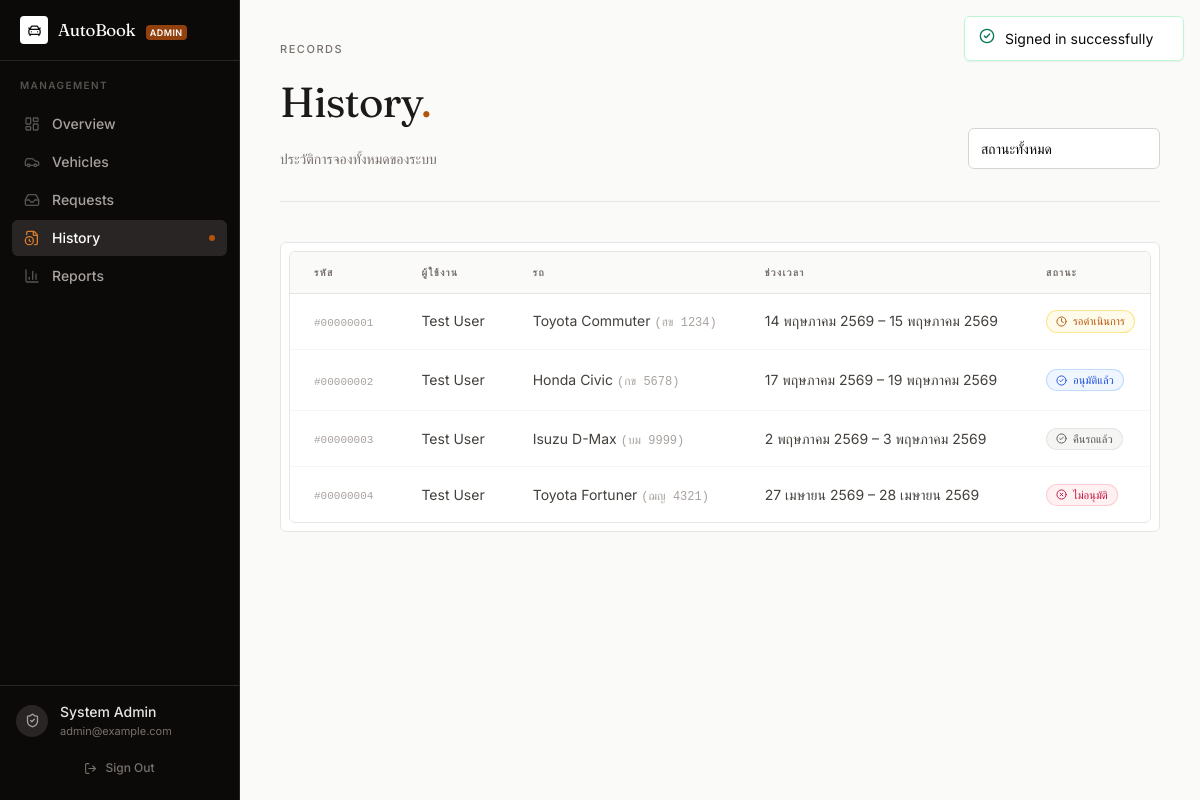
The app's page /admin/bookings.php (signed in) with its own data.
### tables this page shows
CREATE TABLE `users` (
  `id`         INT UNSIGNED NOT NULL AUTO_INCREMENT,
  `name`       VARCHAR(120)  NOT NULL,
  `email`      VARCHAR(160)  NOT NULL,
  `password`   VARCHAR(255)  NOT NULL,
  `role`       ENUM('admin','user') NOT NULL DEFAULT 'user',
  `phone`      VARCHAR(30)   DEFAULT NULL,
  `created_at` TIMESTAMP     NOT NULL DEFAULT CURRENT_TIMESTAMP,
  `updated_at` TIMESTAMP     NOT NULL DEFAULT CURRENT_TIMESTAMP ON UPDATE CURRENT_TIMESTAMP,
  PRIMARY KEY (`id`),
  UNIQUE KEY `uniq_users_email` (`email`)
);

CREATE TABLE `bookings` (
  `id`          INT UNSIGNED NOT NULL AUTO_INCREMENT,
  `user_id`     INT UNSIGNED NOT NULL,
  `car_id`      INT UNSIGNED NOT NULL,
  `start_date`  DATE         NOT NULL,
  `end_date`    DATE         NOT NULL,
  `destination` VARCHAR(255) NOT NULL,
  `reason`      TEXT         NOT NULL,
  `phone`       VARCHAR(30)  NOT NULL,
  `status`      ENUM('pending','approved','rejected','completed') NOT NULL DEFAULT 'pending',
  `admin_note`  TEXT         DEFAULT NULL,
  `created_at`  TIMESTAMP    NOT NULL DEFAULT CURRENT_TIMESTAMP,
  `updated_at`  TIMESTAMP    NOT NULL DEFAULT CURRENT_TIMESTAMP ON UPDATE CURRENT_TIMESTAMP,
  PRIMARY KEY (`id`),
  KEY `idx_bookings_user`   (`user_id`),
  KEY `idx_bookings_car`    (`car_id`),
  KEY `idx_bookings_status` (`status`),
  CONSTRAINT `fk_bookings_user` FOREIGN KEY (`user_id`) REFERENCES `users` (`id`) ON DELETE CASCADE,
  CONSTRAINT `fk_bookings_car`  FOREIGN KEY (`car_id`)  REFERENCES `cars`  (`id`) ON DELETE CASCADE
);

CREATE TABLE `cars` (
  `id`            INT UNSIGNED NOT NULL AUTO_INCREMENT,
  `name`          VARCHAR(120) NOT NULL,
  `license_plate` VARCHAR(40)  NOT NULL,
  `type`          VARCHAR(40)  NOT NULL,
  `seats`         SMALLINT UNSIGNED NOT NULL DEFAULT 4,
  `description`   TEXT         DEFAULT NULL,
  `image`         VARCHAR(255) DEFAULT NULL,
  `status`        ENUM('available','booked') NOT NULL DEFAULT 'available',
  `created_at`    TIMESTAMP    NOT NULL DEFAULT CURRENT_TIMESTAMP,
  `updated_at`    TIMESTAMP    NOT NULL DEFAULT CURRENT_TIMESTAMP ON UPDATE CURRENT_TIMESTAMP,
  PRIMARY KEY (`id`),
  UNIQUE KEY `uniq_cars_license` (`license_plate`)
);

### includes/db.php (called while the page is built, shortened)
<?php
function url(string $path = ''): string
{
    $path = '/' . ltrim($path, '/');
    return rtrim(BASE_URL, '/') . $path;
}
function e($value): string
{
    return htmlspecialchars((string) ($value ?? ''), ENT_QUOTES, 'UTF-8');
}

### includes/auth.php (called while the page is built, shortened)
<?php
require_once __DIR__ . '/db.php';
require_once __DIR__ . '/helpers.php';
function current_user(): ?array
{
    static $cache = null;
    if ($cache !== null) return $cache;
    global $pdo;
    $stmt = $pdo->prepare('SELECT id, name, email, role, phone FROM users WHERE id = ? LIMIT 1');
    $stmt->execute([$_SESSION['user_id']]);
    $row = $stmt->fetch();
    return $cache = $row;
}
function is_logged_in(): bool
{
    return current_user() !== null;
}
function require_login(): void
{
    if (!is_logged_in()) {
        header('Location: ' . url('/auth/login.php'));
        exit;
    }
}
function require_admin(): void
{
    require_login();
}

### admin/bookings.php (the view, shortened to what this page needs)
<?php
require_once __DIR__ . '/../includes/auth.php';
require_admin();
$sql = "SELECT b.*, u.name AS user_name, c.name AS car_name, c.license_plate
        FROM bookings b
        JOIN users u ON u.id = b.user_id
        JOIN cars  c ON c.id = b.car_id";
$params = [];
$sql .= ' ORDER BY b.created_at DESC';
$stmt = $pdo->prepare($sql);
$stmt->execute($params);
$bookings = $stmt->fetchAll();
$currentPage = 'history';
require __DIR__ . '/_layout_start.php';
?>
<div class="space-y-10">
  <header class="border-b border-stone-200 pb-8">
    <div class="flex flex-wrap items-end justify-between gap-6">
      <div>
        <p class="eyebrow">Records</p>
        <h1 class="display-serif mt-2.5 text-[42px] leading-[0.95] text-stone-900">
          History<span class="text-copper-500">.</span>
        </h1>
        <p class="mt-3 max-w-xl text-sm text-stone-500">ประวัติการจองทั้งหมดของระบบ</p>
      </div>
      <form method="get" class="w-full sm:w-48">
        <select name="status" class="input-modern w-full py-2" onchange="this.form.submit()">
          <option value="">สถานะทั้งหมด</option>
        </select>
      </form>
    </div>
  </header>
  <section class="surface p-2">
    <?php if (empty($bookings)): ?>
      <div class="flex h-64 flex-col items-center justify-center text-center">
        <div class="mb-3 flex h-14 w-14 items-center justify-center rounded-full bg-slate-100 text-slate-400 ring-1 ring-slate-200">
          <i data-lucide="folder-search" style="width:26px;height:26px;stroke-width:1.5"></i>
        </div>
        <p class="text-sm font-medium text-slate-600">ไม่มีข้อมูลที่จะแสดง</p>
      </div>
    <?php else: ?>
      <div class="overflow-x-auto rounded-md border border-stone-200">
        <table class="min-w-full divide-y divide-stone-200">
          <thead class="bg-stone-50">
            <tr>
              <?php foreach (['รหัส','ผู้ใช้งาน','รถ','ช่วงเวลา','สถานะ','จัดการ'] as $h): ?>
                <th class="whitespace-nowrap px-6 py-3 text-left text-[10px] font-semibold uppercase tracking-[0.14em] text-stone-500"><?= e($h) ?></th>
              <?php endforeach; ?>
            </tr>
          </thead>
          <tbody class="divide-y divide-stone-100 bg-white">
            <?php foreach ($bookings as $b):
              $sd = thai_date($b['start_date']);
              $ed = thai_date($b['end_date']);
            ?>
              <tr class="transition-colors duration-150 hover:bg-stone-50">
                <td class="whitespace-nowrap px-6 py-4 text-sm">
                  <span class="font-mono text-[11px] text-stone-400">#<?= e(str_pad((string) $b['id'], 8, '0', STR_PAD_LEFT)) ?></span>
                </td>
                <td class="whitespace-nowrap px-6 py-4 text-sm text-stone-700"><?= e($b['user_name']) ?></td>
                <td class="whitespace-nowrap px-6 py-4 text-sm text-stone-700">
                  <?= e($b['car_name']) ?>
                  <span class="font-mono text-xs text-stone-400">(<?= e($b['license_plate']) ?>)</span>
                </td>
                <td class="whitespace-nowrap px-6 py-4 text-sm text-stone-700"><?= e($sd['long']) ?> – <?= e($ed['long']) ?></td>
                <td class="whitespace-nowrap px-6 py-4 text-sm"><?= status_badge($b['status']) ?></td>
              </tr>
            <?php endforeach; ?>
          </tbody>
        </table>
      </div>
    <?php endif; ?>
  </section>
</div>
<?php require __DIR__ . '/_layout_end.php'; ?>

### includes/sidebar.php (shortened to what this page needs)
<?php
$user        = $user        ?? current_user();
$currentPage = $currentPage ?? '';
$navigation = [
    ['name' => 'Overview',  'href' => url('/admin/dashboard.php'), 'icon' => 'layout-dashboard', 'key' => 'overview'],
    ['name' => 'Vehicles',  'href' => url('/admin/cars.php'),      'icon' => 'car',              'key' => 'cars'],
    ['name' => 'Requests',  'href' => url('/admin/requests.php'),  'icon' => 'inbox',            'key' => 'requests'],
    ['name' => 'History',   'href' => url('/admin/bookings.php'),  'icon' => 'file-clock',       'key' => 'history'],
    ['name' => 'Reports',   'href' => url('/admin/reports.php'),   'icon' => 'bar-chart-3',      'key' => 'reports'],
];
?>
<aside class="flex w-60 flex-col border-r border-stone-800 bg-stone-950 min-h-screen">
  <div class="flex items-center gap-2.5 border-b border-stone-800 px-5 py-4">
    <span class="flex h-7 w-7 items-center justify-center rounded bg-white text-stone-950">
      <i data-lucide="car-front" style="width:15px;height:15px"></i>
    </span>
    <div>
      <span class="display-serif text-[17px] leading-none text-white">AutoBook</span>
      <span class="ml-1.5 rounded px-1 py-0.5 text-[9px] font-semibold uppercase tracking-wider bg-copper-600 text-white">Admin</span>
    </div>
  </div>
  <nav class="flex-1 overflow-y-auto px-3 py-4 space-y-0.5">
    <p class="mb-3 px-2 text-[10px] font-semibold uppercase tracking-[0.14em] text-stone-600">Management</p>
    <?php foreach ($navigation as $item):
      $active = ($currentPage === $item['key']);
      $linkCls = $active
        ? 'bg-stone-800 text-white'
        : 'text-stone-400 hover:bg-stone-900 hover:text-stone-200';
      $iconCls = $active ? 'text-copper-400' : 'text-stone-600 group-hover:text-stone-400';
    ?>
      <a href="<?= e($item['href']) ?>"
         class="group flex items-center gap-3 rounded-md px-3 py-2 text-sm font-medium transition-colors <?= $linkCls ?>">
        <i data-lucide="<?= e($item['icon']) ?>" class="flex-shrink-0 <?= $iconCls ?>" style="width:16px;height:16px"></i>
        <?= e($item['name']) ?>
        <?php if ($active): ?>
          <span class="ml-auto h-1.5 w-1.5 rounded-full bg-copper-500"></span>
        <?php endif; ?>
      </a>
    <?php endforeach; ?>
  </nav>
  <div class="border-t border-stone-800 p-4">
    <div class="mb-3 flex items-center gap-3">
      <span class="flex h-8 w-8 flex-shrink-0 items-center justify-center rounded-full bg-stone-800 text-stone-400">
        <i data-lucide="shield-check" style="width:15px;height:15px"></i>
      </span>
      <div class="min-w-0">
        <p class="truncate text-sm font-medium text-stone-200"><?= e($user['name'] ?? 'Administrator') ?></p>
        <p class="truncate text-[11px] text-stone-500"><?= e($user['email'] ?? '') ?></p>
      </div>
    </div>
    <form method="post" action="<?= e(url('/auth/logout.php')) ?>">
      <button type="submit"
              class="flex w-full items-center justify-center gap-2 rounded-md px-3 py-2 text-xs font-medium text-stone-500 transition-colors hover:bg-stone-900 hover:text-stone-300">
        <i data-lucide="log-out" style="width:13px;height:13px"></i>
        Sign Out
      </button>
    </form>
  </div>
</aside>

### includes/helpers.php (shortened to what this page needs)
<?php
function status_badge(string $status): string
{
    $status = strtolower($status);
    $style  = STATUS_STYLES[$status] ?? STATUS_STYLES['completed'];
    $label  = STATUS_LABELS[$status] ?? $status;
    $icon   = STATUS_ICONS[$status]  ?? 'circle';
    return '<span class="inline-flex items-center rounded-full px-2.5 py-0.5 text-[11px] font-medium ring-1 ring-inset ' . $style . '">'
         . '<i data-lucide="' . $icon . '" class="mr-1.5 flex-shrink-0" style="width:11px;height:11px"></i>'
         . e($label)
         . '</span>';
}
function thai_date(string $dbDate): array
{
    $ts = strtotime($dbDate);
    $d = (int) date('j', $ts);
    $m = (int) date('n', $ts);
    $y = (int) date('Y', $ts) + 543;
    return [
        'day'   => (string) $d,
        'month' => THAI_MONTHS[$m],
        'year'  => (string) $y,
        'date'  => $d . ' ' . THAI_MONTHS[$m],
        'long'  => $d . ' ' . THAI_MONTHS_LONG[$m] . ' ' . $y,
    ];
}

### assets/css/style.css (style rules this page uses)
html { text-rendering: optimizeLegibility; -webkit-font-smoothing: antialiased; }
body { font-feature-settings: "cv11", "ss01"; }
:lang(th), [lang="th"] { line-height: 1.65; }
.input-modern { display: block; width: 100%; border-radius: 0.375rem; border: 1px solid #d6d3d1; background: #fff; padding: 0.5rem 0.75rem; font-size: 0.875rem; color: #0c0a09; transition: border-color .15s, box-shadow .15s; }
.input-modern::placeholder { color: #a8a29e; }
.surface { background: #fff; border: 1px solid #e7e5e4; border-radius: 0.375rem; }
.eyebrow { font-size: 11px; font-weight: 500; text-transform: uppercase; letter-spacing: 0.14em; color: #78716c; }
.display-serif { font-family: 'Fraunces', 'Sarabun', Georgia, serif; font-feature-settings: "ss01"; font-optical-sizing: auto; letter-spacing: -0.02em; }
.input-modern { transition: border-color .2s, box-shadow .2s, transform .2s cubic-bezier(0.16,1,0.3,1); }

### records on screen
users: name "System Admin", email "admin@example.com"
bookings: id "00000001", user.name "Test User", car.name "Toyota Commuter", car.license_plate "ฮข 1234", start_date "14 พฤษภาคม 2569", end_date "15 พฤษภาคม 2569", status "รอดำเนินการ"
bookings: id "00000002", user.name "Test User", car.name "Honda Civic", car.license_plate "กข 5678", start_date "17 พฤษภาคม 2569", end_date "19 พฤษภาคม 2569", status "อนุมัติแล้ว"
bookings: id "00000003", user.name "Test User", car.name "Isuzu D-Max", car.license_plate "บม 9999", start_date "2 พฤษภาคม 2569", end_date "3 พฤษภาคม 2569", status "คืนรถแล้ว"
bookings: id "00000004", user.name "Test User", car.name "Toyota Fortuner", car.license_plate "ฌญ 4321", start_date "27 เมษายน 2569", end_date "28 เมษายน 2569", status "ไม่อนุมัติ"

### other values on screen
$item['name'] "Overview"
$item['name'] "Vehicles"
$item['name'] "Requests"
$item['name'] "History"
$item['name'] "Reports"
$h "รหัส"
$h "ผู้ใช้งาน"
$h "รถ"
$h "ช่วงเวลา"
$h "สถานะ"
